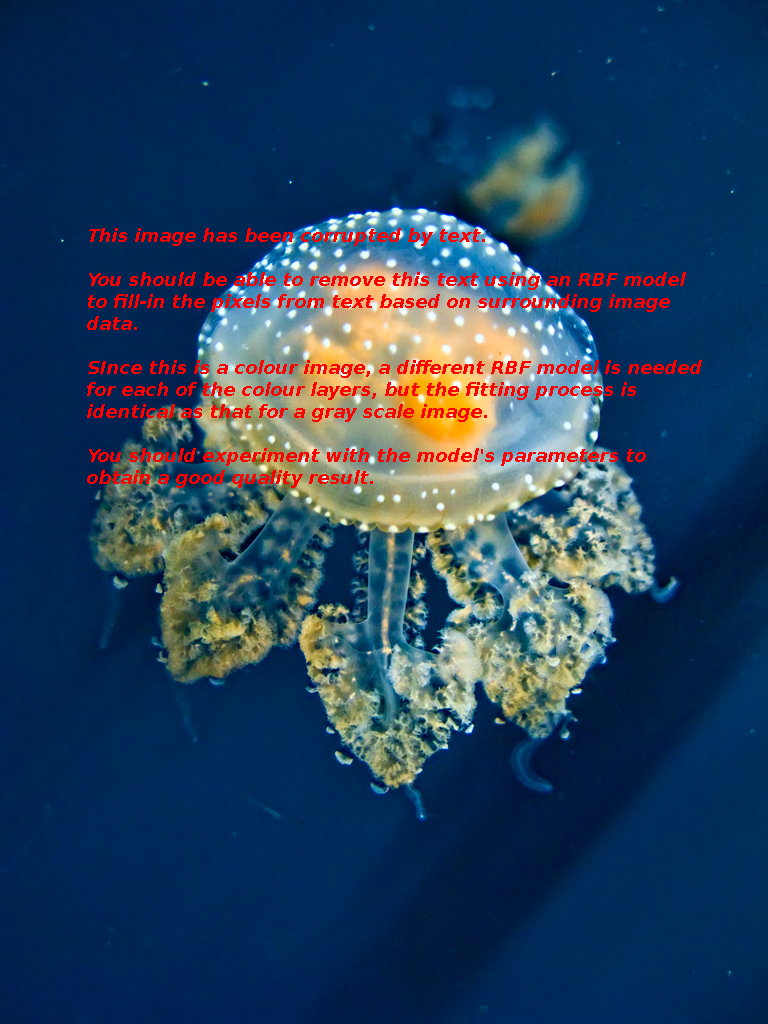
#> input picture Amazing_jellyfish_corrupted_by_text.tif, 768 x 1024 px
$ python rbf_image_inpainting.py
#> lines starting #> are read from the running program, lines starting #| are printed output that depends on the picture
### rbf_regression.py
import numpy as np

class RBFRegression():
    def __init__(self, centers, widths):
        """ This class represents a radial basis function regression model.

        Args:
        - centers (ndarray (Shape: (K, 2))): A Kx2 matrix corresponding to the
                                           centers of the 2D radial basis functions.
                                           NOTE: This determines the number of parameters.
        - widths (ndarray (Shape: (K, 1))): A K-column vector corresponding to the
                                            widths of the radial basis functions.
                                            NOTE: We are assuming the function is isotropic.
        """
        assert centers.shape[0] == widths.shape[0], f"The number of centers and widths must match. (Centers: {centers.shape[0]}, Widths: {widths.shape[0]})"
        assert centers.shape[1] == 2, f"Each center should have two components. (Centers: {centers.shape[1]})"
        assert widths.shape[1] == 1, f"Each width should have one component. (Widths: {widths.shape[1]})"
        self.centers = centers
        self.widths = widths
        self.K = centers.shape[0]

        # Remember that we have K weights and 1 bias.
        self.parameters = np.ones((self.K + 1, 1), dtype=np.single)

    def _rbf_2d(self, X, rbf_i):
        """ This private method computes the output of the i'th 2D radial basis function given the inputs.
        Args:
        - X (ndarray (Shape: (N, 2))): A Nx2 matrix consisting N 2D input data.
        - rbf_i (int): The i'th radial basis function. NOTE: 0 <= rbf_i < K

        Output:
        - ndarray (Shape: (N, 1)): A N-column vector consisting N scalar output data.
        """
        assert 0 <= rbf_i < self.K

        # Retrieve the center and the width of the radial basis function
        rbf_center = self.centers[[rbf_i]]
        rbf_width = self.widths[[rbf_i]]

        # Compute the squared difference between X and the RBF center
        X_diff = np.sum(np.square(X - rbf_center), axis=1, keepdims=True)

        # Compute the RBF output
        z = np.exp(-X_diff / (2 * np.square(rbf_width)))
        return z

    def predict(self, X):
        """ This method predicts the output of the given input data using the model parameters.
        Given a single scalar input x,
        f(x) = w_0 + w_1 * b_0(x) + w_2 * b_1(x) + ... + w_K * b_K(x),
        where b_i is the i'th radial basis function.

        Args:
        - X (ndarray (Shape: (N, 2))): A Nx2 matrix consisting N 2D input data.

        Output:
        - ndarray (shape: (N, 1)): A N-column vector consisting N scalar output data.

        ASIDE: Do you see a way to do this without any loop at all?
        """
        assert X.shape[1] == 2, f"Each input should contain two components. Got: {X.shape[1]}"


        X_radial = np.ones((X.shape[0],1)) #first entry is the basis -> np.ones
        for i in range (self.K):
            X_radial=np.append(X_radial,self._rbf_2d(X,i),axis=1) #get i+1 basis functionx
        return X_radial@self.parameters


    def fit_with_l2_regularization(self, train_X, train_Y, l2_coef):
        """ This method fits the model parameters, given the training inputs and outputs.


        Args:
        - train_X (ndarray (shape: (N, 2))): A Nx2 matrix consisting N 2D training inputs.
        - train_Y (ndarray (shape: (N, 1))): A N-column vector consisting N scalar training outputs.
        - l2_coef (float): The lambda term that decides how much regularization we want.
        """
        assert train_X.shape[0] == train_Y.shape[0], f"Number of inputs and outputs are different. (train_X: {train_X.shape[0]}, train_Y: {train_Y.shape[0]})"
        assert train_X.shape[1] == 2, f"Each input should contain two components. Got: {train_X.shape[1]}"
        assert train_Y.shape[1] == 1, f"Each output should contain 1 component. Got: {train_Y.shape[1]}"

        X = np.ones((train_X.shape[0],1)) #first entry is the basis -> np.ones
        for i in range (self.K):
            X=np.append(X,self._rbf_2d(train_X,i),axis=1) #get i+1 basis function

        X_t=np.transpose(X)# X^{T}
        I = np.identity(X_t.shape[0])# I matrix
        inverse=np.linalg.inv((X_t@ X) +(l2_coef*I))#inverse matrix


        self.parameters = inverse @ X_t @ train_Y

        assert self.parameters.shape == (self.K + 1, 1)


# [20 lines that do not run on import are left out]

### rbf_image_inpainting.py

import matplotlib.image as mpimg
import numpy as np
import os

from rbf_regression import RBFRegression

def RBF_image_inpainting(image_name, fill_rgb, spacing, width, l2_coef, patch_size=25, tolerance=0.1):
    """ This performs image inpainting using RBF regression.
    Args:
    - image_name (str): The name of the image to be inpainted.
    - fill_rgb (list of 3 ints): The colour to be filled in RGB. NOTE: len(fill_rgb) == 3.
    - spacing (int): The spacing between each radial basis function center. NOTE: 1 <= spacing <= 9.
    - width (float): The width of the radial basis functions. NOTE: 1 <= width <= 2 * spacing.
    - l2_coef (float): The lambda term controlling the amount of regularization.
    - patch_size (int): The size of each image patch. NOTE: 1 <= patch_size
    - tolerance (float): The tolerance of treating the specified colour and fill in colour as similar.
    """
#> called with image_name = 'Amazing_jellyfish_corrupted_by_text.tif', fill_rgb = array of shape (3,), spacing = 6, width = 7, l2_coef = 1.5, patch_size = 25, tolerance = 0.1
    assert os.path.isfile(image_name), f"The image file {image_name} does not exist."
    assert len(fill_rgb) == 3 and all([0 <= element <= 255 for element in fill_rgb]), f"fill_rgb must be a list of 3 integers. Got: {fill_rgb}"
    assert 1 <= spacing <= 9, f"spacing must be between 1 and 9. Got: {spacing}"
    assert 1 <= width <= 2 * spacing, f"width must be between 1 and {2 * spacing}. Got: {width}"
    assert 1 <= patch_size, f"patch_size must be at least 1. Got: {patch_size}"

    CENTER_SPACING = spacing
    PATCH_SIZE = patch_size
    TOL = tolerance

    fill_rgb = fill_rgb.astype(np.single) / 255

    # Read Images
    im = mpimg.imread(image_name)
#> im is the input picture: shape (1024, 768, 3); mean R, G, B 37.6, 64.5, 93.4
    im = im.astype(np.single) / 255
    im_rec = im

    # Iterate through image patches
    # i corresponds to left-to-right
    # j corresponds to up-to-down
    for i in range(CENTER_SPACING+1,im.shape[1]-(PATCH_SIZE+CENTER_SPACING)+1,PATCH_SIZE):
        for j in range(CENTER_SPACING+1,im.shape[0]-(PATCH_SIZE+CENTER_SPACING)+1,PATCH_SIZE):
            # Splat RBFs over this image patch
            [XX,YY]=np.meshgrid(list(range(i-CENTER_SPACING,i+PATCH_SIZE+CENTER_SPACING+1,CENTER_SPACING)),
                                list(range(j-CENTER_SPACING,j+PATCH_SIZE+CENTER_SPACING+1,CENTER_SPACING)))

            # Construct the centers and the widths of RBFs
            # NOTE: We assume all centers are spreadout evenly and all widths to be the same
            centers = np.array((XX.flatten(), YY.flatten()), dtype=np.single).T
            num_centers = centers.shape[0]
            widths = np.ones(shape=(num_centers, 1), dtype=np.single) * width

            # Construct one model for each colour channel
            # Training is done below.
            red_model = RBFRegression(centers=centers, widths=widths)
            green_model = RBFRegression(centers=centers, widths=widths)
            blue_model = RBFRegression(centers=centers, widths=widths)

            # Grid of pixel coordinates helps to find the coordinates of pixels that we will fill in
            [XX,YY] = np.meshgrid(list(range(i,i+PATCH_SIZE+1)),list(range(j,j+PATCH_SIZE+1)))
            Pfill = np.array([XX.reshape(-1,order='F'), YY.reshape(-1,order='F')])
            patch_fill=im[j-1:j+PATCH_SIZE, i-1:i+PATCH_SIZE]

            # Uses squared distance to find indcies to be filled
            ref = patch_fill - fill_rgb
            ref = np.power(ref,2)
            ref = np.sum(ref,2)
            index_fill = np.argwhere(ref<=TOL)
            idx_fill = np.sort(index_fill[:,1]*ref.shape[0]+index_fill[:,0])

            # Grid of pixel coordinates helps to find the coordinates of pixels that we will use to train the RBF models
            [XX,YY] = np.meshgrid(list(range(i-CENTER_SPACING,i+PATCH_SIZE+CENTER_SPACING+1)),
                                  list(range(j-CENTER_SPACING,j+PATCH_SIZE+CENTER_SPACING+1)))
            P = np.array([XX.reshape(-1,order='F'), YY.reshape(-1,order='F')])

            patch=im[j-CENTER_SPACING-1:j+PATCH_SIZE+CENTER_SPACING, i-CENTER_SPACING-1:i+PATCH_SIZE+CENTER_SPACING]

            # Uses squared distance to find training data indicies
            ref = patch - fill_rgb
            ref = np.power(ref,2)
            ref = np.sum(ref,2)
            index_data = np.argwhere(ref>TOL)
            idx_data = np.sort(index_data[:,1]*ref.shape[0]+index_data[:,0])

            # If there are pixels that need to be filled, then we try to train the models and fill.
            # Otherwise, we use the original patch
            if (idx_fill.size>0):
                print('Reconstructing patch at selected color')
                if(idx_data.size <= num_centers):
                    print('Not enough pixels to estimate RBF model! copying patch\n')
                    patch_rec = patch_fill
                else:
                    # Valid locations for sampling pixels
                    PP = P[:,idx_data]

                    # Reconstruct each colour layer using a separate RBF model
                    # Red channel
                    patch_R=patch[:,:,0]
                    z_R = patch_R.reshape(patch_R.size,1, order='F')
                    z_R = z_R[idx_data]
                    red_model.fit_with_l2_regularization(PP.T, z_R, l2_coef)

                    #Green channel
                    patch_G=patch[:,:,1]
                    z_G = patch_G.reshape(patch_G.size,1, order='F')
                    z_G = z_G[idx_data]
                    green_model.fit_with_l2_regularization(PP.T, z_G, l2_coef)

                    #Blue channel
                    patch_B=patch[:,:,2]
                    z_B = patch_B.reshape(patch_B.size,1, order='F')
                    z_B = z_B[idx_data]
                    blue_model.fit_with_l2_regularization(PP.T, z_B, l2_coef)

                    # Reconstruct pixel values at fill-in locations
                    PP = Pfill[:,idx_fill].T
                    fill_R = red_model.predict(PP)
                    fill_G = green_model.predict(PP)
                    fill_B = blue_model.predict(PP)

                    # Assemble reconstructed patch
                    patch_rec=patch_fill
                    pr_R=patch_rec[:,:,0]
                    pr_G=patch_rec[:,:,1]
                    pr_B=patch_rec[:,:,2]
                    pr_R[index_fill[:,0],index_fill[:,1]]=np.squeeze(np.asarray(fill_R))
                    pr_G[index_fill[:,0],index_fill[:,1]]=np.squeeze(np.asarray(fill_G))
                    pr_B[index_fill[:,0],index_fill[:,1]]=np.squeeze(np.asarray(fill_B))
                    patch_rec[:,:,0]=pr_R
                    patch_rec[:,:,1]=pr_G
                    patch_rec[:,:,2]=pr_B
            else:
                print('Copying patch at %d--%d\n'%(i,j))
                patch_rec=patch_fill
            im_rec[j-1:j+PATCH_SIZE,i-1:i+PATCH_SIZE]=patch_rec
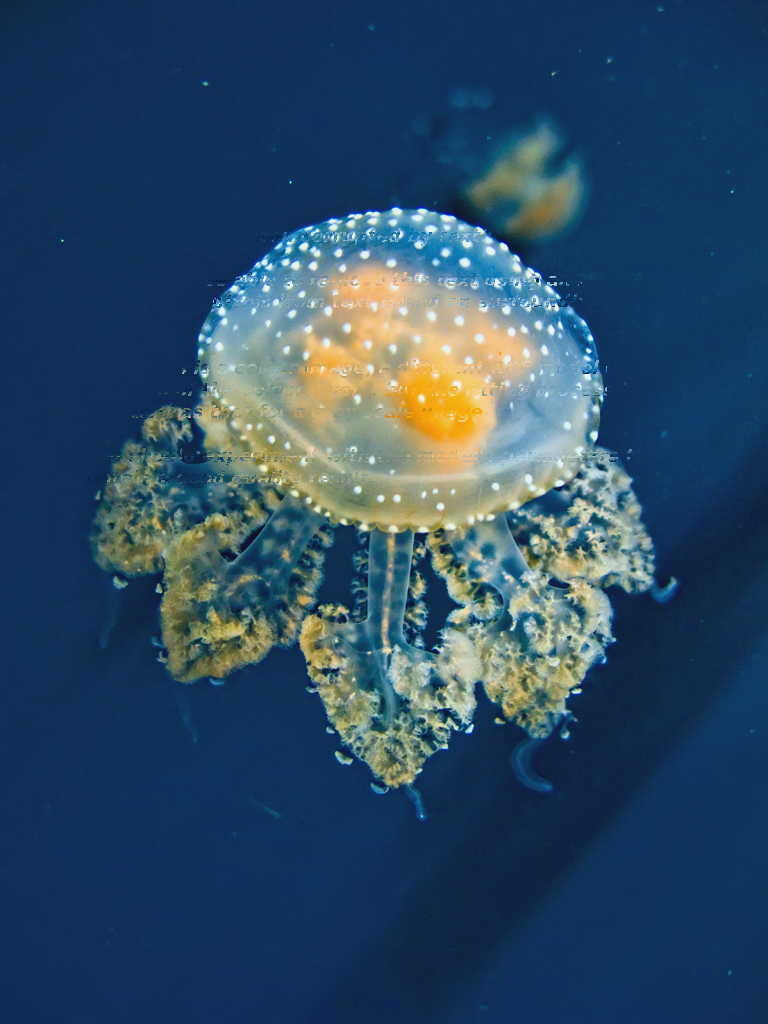
#> im_rec: shape (1024, 768, 3) float32; mean R, G, B 0.132, 0.267, 0.379; drawn with min black and max white
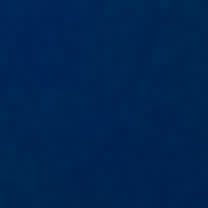
#> patch_rec: shape (26, 26, 3) float32 (shown 8 times larger); mean R, G, B 0.00145, 0.145, 0.321
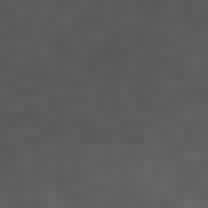
#> pr_B: shape (26, 26) float32 (shown 8 times larger); min 0.349, max 0.42, mean 0.371
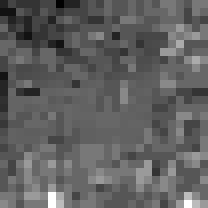
#> pr_G: shape (26, 26) float32 (shown 8 times larger); min 0.173, max 0.231, mean 0.195; drawn with min black and max white
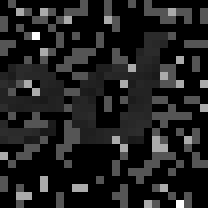
#> pr_R: shape (26, 26) float32 (shown 8 times larger); min 0, max 0.0118, mean 0.00155; drawn with min black and max white

    return np.round(im_rec,4)


if __name__ == "__main__":
    import matplotlib.pyplot as plt
    image_name = 'Amazing_jellyfish_corrupted_by_text.tif'

    # The color need to be filled, you could modify it to suit your own test cases
    # The array specifies the RGB, integers ranging from 0 to 255.
    fill_rgb = np.array([255, 0, 0]) #Only changes color red, other rgb value will not change the corrupted
    spacing = 6
    width = 7
    l2_coef = 1.5

    im_rec = RBF_image_inpainting(image_name, fill_rgb, spacing, width, l2_coef)

    plt.imshow(im_rec)
    plt.show()
